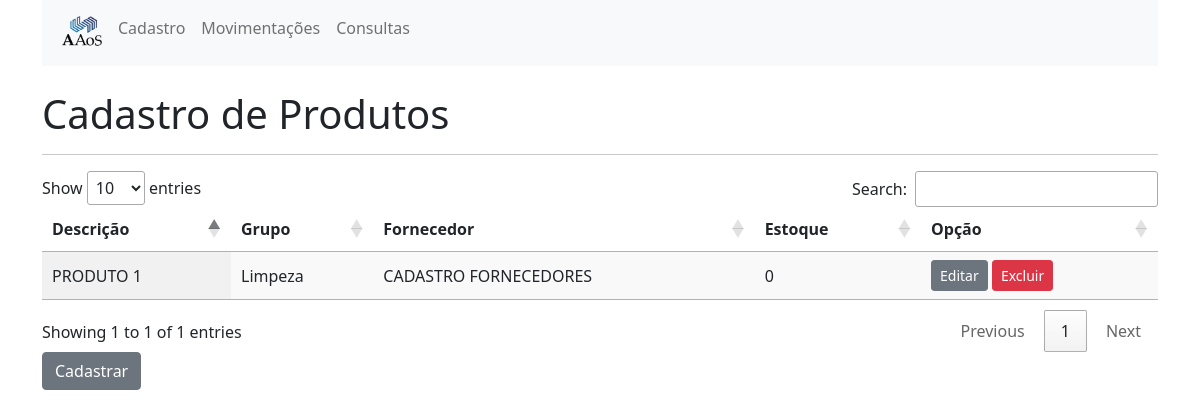
/produtos/, run on the app's committed database.
### cadastros/models.py (models this page shows, shortened)
class Produto(models.Model):
    descricao = models.CharField(
        verbose_name="Descrição do Produto",
        max_length=250,
    )
    grupo = models.ForeignKey(
        Grupo,
        on_delete=models.CASCADE,
    )
    fornecedor = models.ForeignKey(
        Fornecedor,
        on_delete=models.CASCADE,
    )
    estoque = models.IntegerField(
        verbose_name="Quantidade de produto no estoque",
        default=0,
    )
    class Meta:
        db_table = "cad_produto"
        verbose_name = "Produto"
        verbose_name_plural = "Produtos"

class Grupo(models.Model):
    descricao = models.CharField(
        verbose_name="Nome do Grupo",
        max_length=50,
    )
    class Meta:
        db_table = "cad_grupo"
        verbose_name = "Grupo"
        verbose_name_plural = "Grupos"
    def __str__(self):
        return self.descricao

class Fornecedor(models.Model):
    descricao = models.CharField(
        verbose_name="Nome do fornecedor",
        max_length=250,
    )
    class Meta:
        db_table = "cad_fornecedor"
        verbose_name = "Fornecedor"
        verbose_name_plural = "Fornecedores"
    def __str__(self):
        return self.descricao

### cadastros/views.py (the view)
# urls.py: path('produtos/', views.list_produtos, name='list_produtos'),
def list_produtos(request):
    produtos = Produto.objects.all()
    return render(request, 'cadastros/produtos.html', {'produtos':produtos})

### cadastros/templates/cadastros/produtos.html (shortened to what this page needs)
{% extends 'cadastros/base.html' %}
{% block content %}
    <br>
    <h1>Cadastro de Produtos</h1>
    <hr>
    <table id="produtos_table" class="display">
        <thead>
            <tr>
                <th>Descrição</th>
                <th>Grupo</th>
                <th>Fornecedor</th>
                <th>Estoque</th>
                <th>Opção</th>
            </tr>
        </thead>
        <tbody>
            {% for produto in produtos %}
                <tr>
                    <td>
                        {{produto.descricao}}
                    </td>
                    <td>
                        {{produto.grupo}}
                    </td>
                    <td>
                        {{produto.fornecedor}}
                    </td>
                    <td>
                        {{produto.estoque}}
                    </td>
                    <td>
                       <a href="{% url 'edit_produto' pk=produto.pk %}" class="btn btn-secondary btn-sm">Editar</a>
                       <a href="{% url 'delete_produto' pk=produto.pk %}" class="btn btn-danger btn-sm">Excluir</a>
                    </td>
                </tr>
            {% endfor %}
        </tbody>
    </table>
    <a href="{% url 'new_produto' %}" class="btn btn-secondary">Cadastrar</a>
{% endblock %}

### data on the page
Produto: descricao "PRODUTO 1", grupo "Limpeza", fornecedor "CADASTRO FORNECEDORES", estoque "0"
